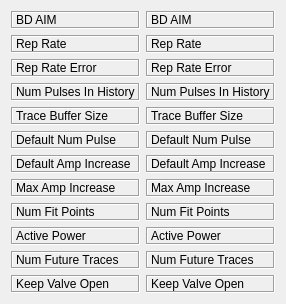
   <widget class="QWidget" name="">
    <property name="geometry">
     <rect>
      <x>190</x>
      <y>530</y>
      <width>232</width>
      <height>271</height>
     </rect>
    </property>
    <layout class="QGridLayout" name="gridLayout_2">
     <item row="0" column="0">
      <widget class="QLabel" name="breakdown_rate_aim">
       <property name="frameShape">
        <enum>QFrame::Box</enum>
       </property>
       <property name="frameShadow">
        <enum>QFrame::Sunken</enum>
       </property>
       <property name="text">
        <string>BD AIM</string>
       </property>
       <property name="scaledContents">
        <bool>false</bool>
       </property>
      </widget>
     </item>
     <item row="0" column="1">
      <widget class="QLabel" name="breakdown_rate_aim_val">
       <property name="frameShape">
        <enum>QFrame::Box</enum>
       </property>
       <property name="frameShadow">
        <enum>QFrame::Sunken</enum>
       </property>
       <property name="text">
        <string>BD AIM</string>
       </property>
       <property name="scaledContents">
        <bool>false</bool>
       </property>
      </widget>
     </item>
     <item row="1" column="0">
      <widget class="QLabel" name="expected_daq_rep_rate">
       <property name="frameShape">
        <enum>QFrame::Box</enum>
       </property>
       <property name="frameShadow">
        <enum>QFrame::Sunken</enum>
       </property>
       <property name="text">
        <string>Rep Rate</string>
       </property>
       <property name="scaledContents">
        <bool>false</bool>
       </property>
      </widget>
     </item>
     <item row="1" column="1">
      <widget class="QLabel" name="expected_daq_rep_rate_val">
       <property name="frameShape">
        <enum>QFrame::Box</enum>
       </property>
       <property name="frameShadow">
        <enum>QFrame::Sunken</enum>
       </property>
       <property name="text">
        <string>Rep Rate</string>
       </property>
       <property name="scaledContents">
        <bool>false</bool>
       </property>
      </widget>
     </item>
     <item row="2" column="0">
      <widget class="QLabel" name="daq_rep_rate_error">
       <property name="frameShape">
        <enum>QFrame::Box</enum>
       </property>
       <property name="frameShadow">
        <enum>QFrame::Sunken</enum>
       </property>
       <property name="text">
        <string>Rep Rate Error</string>
       </property>
       <property name="scaledContents">
        <bool>false</bool>
       </property>
      </widget>
     </item>
     <item row="2" column="1">
      <widget class="QLabel" name="daq_rep_rate_error_val">
       <property name="frameShape">
        <enum>QFrame::Box</enum>
       </property>
       <property name="frameShadow">
        <enum>QFrame::Sunken</enum>
       </property>
       <property name="text">
        <string>Rep Rate Error</string>
       </property>
       <property name="scaledContents">
        <bool>false</bool>
       </property>
      </widget>
     </item>
     <item row="3" column="0">
      <widget class="QLabel" name="number_of_pulses_in_history">
       <property name="frameShape">
        <enum>QFrame::Box</enum>
       </property>
       <property name="frameShadow">
        <enum>QFrame::Sunken</enum>
       </property>
       <property name="text">
        <string>Num Pulses In History</string>
       </property>
       <property name="scaledContents">
        <bool>false</bool>
       </property>
      </widget>
     </item>
     <item row="3" column="1">
      <widget class="QLabel" name="number_of_pulses_in_history_val">
       <property name="frameShape">
        <enum>QFrame::Box</enum>
       </property>
       <property name="frameShadow">
        <enum>QFrame::Sunken</enum>
       </property>
       <property name="text">
        <string>Num Pulses In History</string>
       </property>
       <property name="scaledContents">
        <bool>false</bool>
       </property>
      </widget>
     </item>
     <item row="4" column="0">
      <widget class="QLabel" name="trace_buffer_size">
       <property name="frameShape">
        <enum>QFrame::Box</enum>
       </property>
       <property name="frameShadow">
        <enum>QFrame::Sunken</enum>
       </property>
       <property name="text">
        <string>Trace Buffer Size</string>
       </property>
       <property name="scaledContents">
        <bool>false</bool>
       </property>
      </widget>
     </item>
     <item row="4" column="1">
      <widget class="QLabel" name="trace_buffer_size_val">
       <property name="frameShape">
        <enum>QFrame::Box</enum>
       </property>
       <property name="frameShadow">
        <enum>QFrame::Sunken</enum>
       </property>
       <property name="text">
        <string>Trace Buffer Size</string>
       </property>
       <property name="scaledContents">
        <bool>false</bool>
       </property>
      </widget>
     </item>
     <item row="5" column="0">
      <widget class="QLabel" name="default_pulse_count">
       <property name="frameShape">
        <enum>QFrame::Box</enum>
       </property>
       <property name="frameShadow">
        <enum>QFrame::Sunken</enum>
       </property>
       <property name="text">
        <string>Default Num Pulse</string>
       </property>
       <property name="scaledContents">
        <bool>false</bool>
       </property>
      </widget>
     </item>
     <item row="5" column="1">
      <widget class="QLabel" name="default_pulse_count_val">
       <property name="frameShape">
        <enum>QFrame::Box</enum>
       </property>
       <property name="frameShadow">
        <enum>QFrame::Sunken</enum>
       </property>
       <property name="text">
        <string>Default Num Pulse</string>
       </property>
       <property name="scaledContents">
        <bool>false</bool>
       </property>
      </widget>
     </item>
     <item row="6" column="0">
      <widget class="QLabel" name="default_amp_increase">
       <property name="frameShape">
        <enum>QFrame::Box</enum>
       </property>
       <property name="frameShadow">
        <enum>QFrame::Sunken</enum>
       </property>
       <property name="text">
        <string>Default Amp Increase</string>
       </property>
       <property name="scaledContents">
        <bool>false</bool>
       </property>
      </widget>
     </item>
     <item row="6" column="1">
      <widget class="QLabel" name="default_amp_increase_val">
       <property name="frameShape">
        <enum>QFrame::Box</enum>
       </property>
       <property name="frameShadow">
        <enum>QFrame::Sunken</enum>
       </property>
       <property name="text">
        <string>Default Amp Increase</string>
       </property>
       <property name="scaledContents">
        <bool>false</bool>
       </property>
      </widget>
     </item>
     <item row="7" column="0">
      <widget class="QLabel" name="max_amp_increase">
       <property name="frameShape">
        <enum>QFrame::Box</enum>
       </property>
       <property name="frameShadow">
        <enum>QFrame::Sunken</enum>
       </property>
       <property name="text">
        <string>Max Amp Increase</string>
       </property>
       <property name="scaledContents">
        <bool>false</bool>
       </property>
      </widget>
     </item>
     <item row="7" column="1">
      <widget class="QLabel" name="max_amp_increase_val">
       <property name="frameShape">
        <enum>QFrame::Box</enum>
       </property>
       <property name="frameShadow">
        <enum>QFrame::Sunken</enum>
       </property>
       <property name="text">
        <string>Max Amp Increase</string>
       </property>
       <property name="scaledContents">
        <bool>false</bool>
       </property>
      </widget>
     </item>
     <item row="8" column="0">
      <widget class="QLabel" name="num_fit_points">
       <property name="frameShape">
        <enum>QFrame::Box</enum>
       </property>
       <property name="frameShadow">
        <enum>QFrame::Sunken</enum>
       </property>
       <property name="text">
        <string>Num Fit Points</string>
       </property>
       <property name="scaledContents">
        <bool>false</bool>
       </property>
      </widget>
     </item>
     <item row="8" column="1">
      <widget class="QLabel" name="num_fit_points_val">
       <property name="frameShape">
        <enum>QFrame::Box</enum>
       </property>
       <property name="frameShadow">
        <enum>QFrame::Sunken</enum>
       </property>
       <property name="text">
        <string>Num Fit Points</string>
       </property>
       <property name="scaledContents">
        <bool>false</bool>
       </property>
      </widget>
     </item>
     <item row="9" column="0">
      <widget class="QLabel" name="active_power">
       <property name="frameShape">
        <enum>QFrame::Box</enum>
       </property>
       <property name="frameShadow">
        <enum>QFrame::Sunken</enum>
       </property>
       <property name="text">
        <string>Active Power</string>
       </property>
       <property name="scaledContents">
        <bool>false</bool>
       </property>
      </widget>
     </item>
     <item row="9" column="1">
      <widget class="QLabel" name="active_power_val">
       <property name="frameShape">
        <enum>QFrame::Box</enum>
       </property>
       <property name="frameShadow">
        <enum>QFrame::Sunken</enum>
       </property>
       <property name="text">
        <string>Active Power</string>
       </property>
       <property name="scaledContents">
        <bool>false</bool>
       </property>
      </widget>
     </item>
     <item row="10" column="0">
      <widget class="QLabel" name="num_future_traces">
       <property name="frameShape">
        <enum>QFrame::Box</enum>
       </property>
       <property name="frameShadow">
        <enum>QFrame::Sunken</enum>
       </property>
       <property name="text">
        <string>Num Future Traces</string>
       </property>
       <property name="scaledContents">
        <bool>false</bool>
       </property>
      </widget>
     </item>
     <item row="10" column="1">
      <widget class="QLabel" name="num_future_traces_val">
       <property name="frameShape">
        <enum>QFrame::Box</enum>
       </property>
       <property name="frameShadow">
        <enum>QFrame::Sunken</enum>
       </property>
       <property name="text">
        <string>Num Future Traces</string>
       </property>
       <property name="scaledContents">
        <bool>false</bool>
       </property>
      </widget>
     </item>
     <item row="11" column="0">
      <widget class="QLabel" name="keep_valve_open">
       <property name="frameShape">
        <enum>QFrame::Box</enum>
       </property>
       <property name="frameShadow">
        <enum>QFrame::Sunken</enum>
       </property>
       <property name="text">
        <string>Keep Valve Open</string>
       </property>
       <property name="scaledContents">
        <bool>false</bool>
       </property>
      </widget>
     </item>
     <item row="11" column="1">
      <widget class="QLabel" name="keep_valve_open_val">
       <property name="frameShape">
        <enum>QFrame::Box</enum>
       </property>
       <property name="frameShadow">
        <enum>QFrame::Sunken</enum>
       </property>
       <property name="text">
        <string>Keep Valve Open</string>
       </property>
       <property name="scaledContents">
        <bool>false</bool>
       </property>
      </widget>
     </item>
    </layout>
   </widget>
